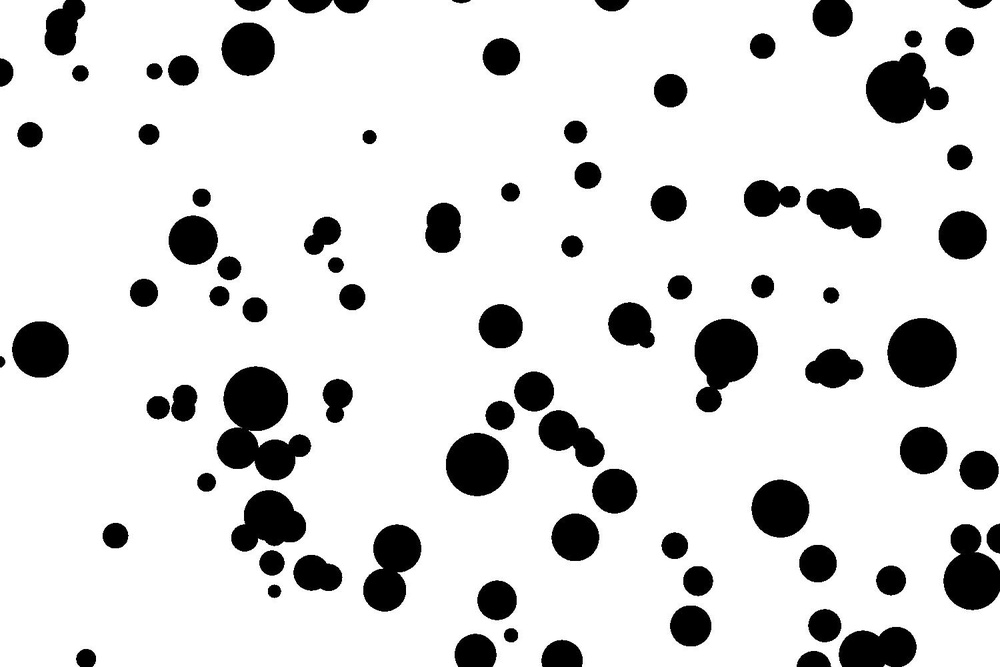
#> input picture Simulated_3.jpg, 1000 x 667 px, shrunk from 1500 x 1000 before the run
$ jupyter execute ModelCV.ipynb
#> lines starting #> are read from the running program, lines starting #| are printed output that depends on the picture; after the words box and inside, x2 and y2 are one past the last pixel; in counts of white or black regions, pixels touching at a corner belong together
[cell 1]
import cv2
import numpy as np

[cell 2]
# Lee la imagen
imagen = cv2.imread('./Simulated_3.jpg')
#> imagen is the input picture: shape (667, 1000, 3); min 0, max 255, mean 217.8
gray = cv2.cvtColor(imagen, cv2.COLOR_BGR2GRAY)

# Detecta círculos en la imagen
círculos = cv2.HoughCircles(
    gray,
    cv2.HOUGH_GRADIENT, dp=1, minDist=20, param1=50, param2=30, minRadius=5, maxRadius=100)
#> círculos = 59 rows, first 8: [921.5, 351.5, 34.4], [476.5, 463.5, 31.3], [780.5, 508.5, 28.6], [972.5, 580.5, 29.2], [396.5, 547.5, 23.9], [40.5, 349.5, 28.2], [237.5, 447.5, 20.8], [726.5, 349.5, 31.6]

# Si se encontraron círculos, dibújalos en la imagen original
if círculos is not None:
    círculos = np.uint16(np.around(círculos))
#> círculos = 59 rows, first 8: [922, 352, 34], [476, 464, 31], [780, 508, 29], [972, 580, 29], [396, 548, 24], [40, 350, 28], [238, 448, 21], [726, 350, 32]
    for circulo in círculos[0, :]:
        centro = (circulo[0], circulo[1]) # Coordenadas del centro del círculo
        radio = circulo[2] # Radio del círculo
        # Dibuja el círculo en la imagen original
        cv2.circle(imagen, centro, radio, (0, 255, 0), 2)

        # Puedes imprimir las coordenadas y el radio del círculo
        print('Centro: {}, Radio: {}'.format(centro, radio))
#> this loop made 59 passes
#> (centro, radio) on passes 1 to 12: ((922, 352), 34), ((476, 464), 31), ((780, 508), 29), ((972, 580), 29), ((396, 548), 24), ((40, 350), 28), ((238, 448), 21), ((726, 350), 32), ((248, 48), 27), ((690, 626), 21), ((254, 398), 33), ((192, 240), 25)
#| Centro: (922, 352), Radio: 34
#| Centro: (476, 464), Radio: 31
#| Centro: (780, 508), Radio: 29
#| Centro: (972, 580), Radio: 29
#| Centro: (396, 548), Radio: 24
#| Centro: (40, 350), Radio: 28
#| Centro: (238, 448), Radio: 21
#| Centro: (726, 350), Radio: 32
#> (further printed lines are left out)
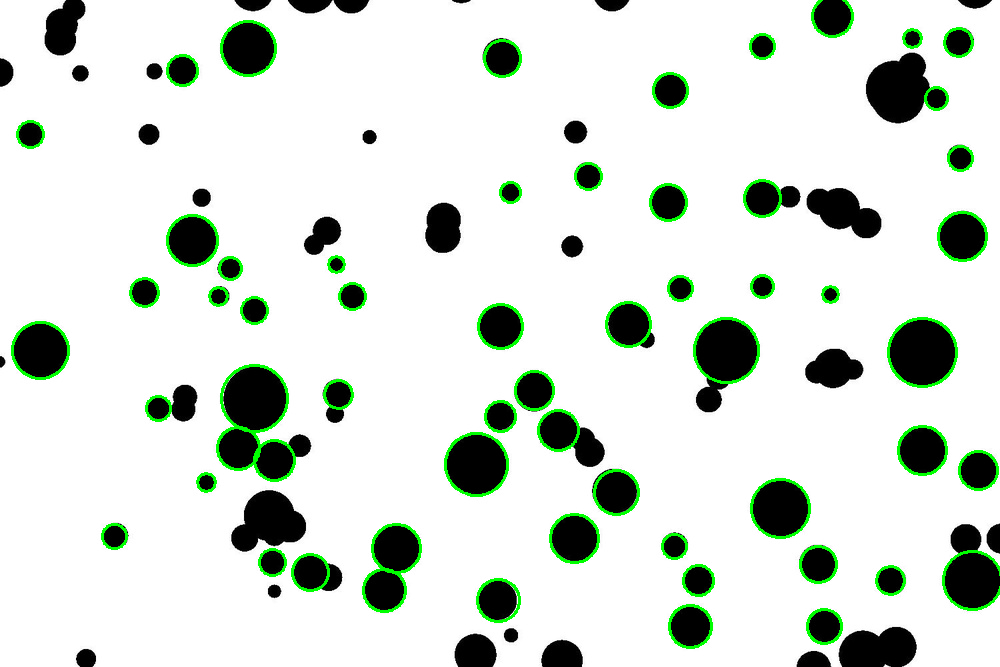
#> imagen: shape (667, 1000, 3); 2.98% of pixels changed, all inside (x1, y1, x2, y2) = (11, 0, 1000, 649)

    # Muestra la imagen con los círculos dibujados
    cv2.imshow('Círculos encontrados', imagen)
    cv2.waitKey(0)
    cv2.destroyAllWindows()
else:
    print('No se encontraron círculos en la imagen.')
